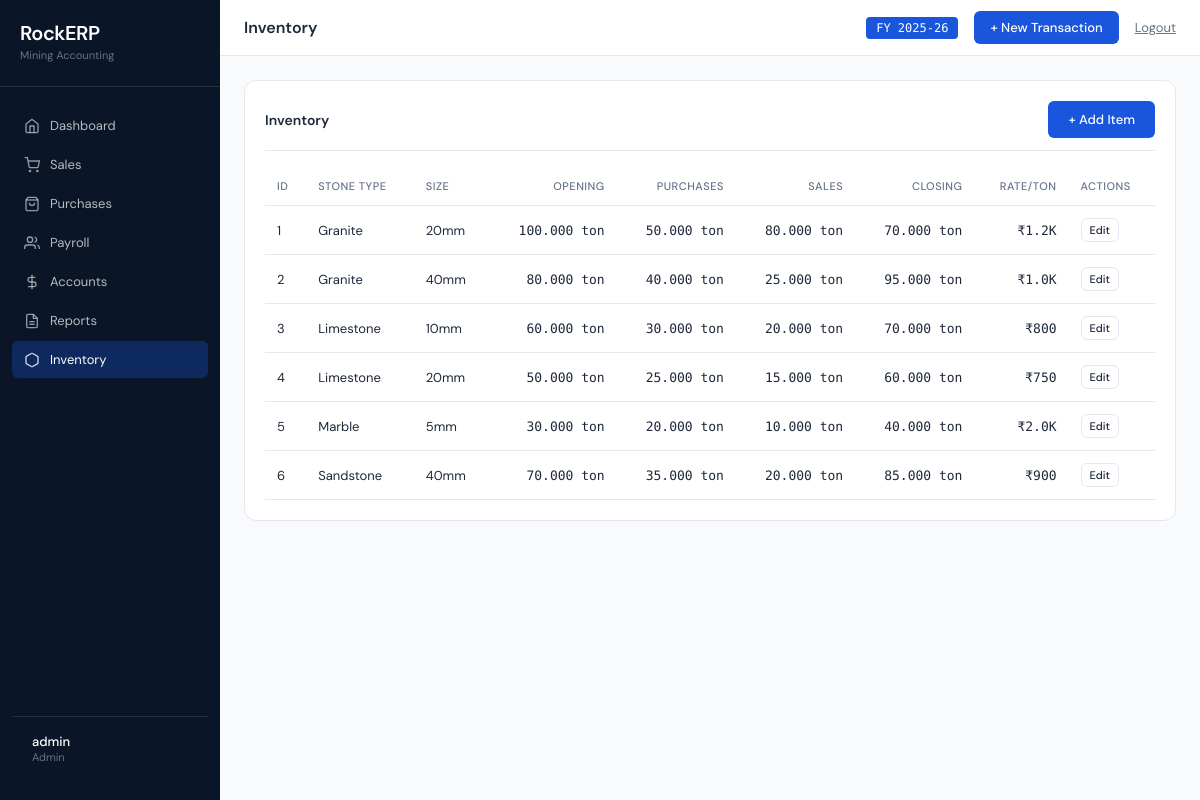
Page /inventory (signed in) on the committed database.
### models.py (models this page shows)
class Inventory(db.Model):
    id = db.Column(db.Integer, primary_key=True)
    stone_type = db.Column(db.String(50), nullable=False)
    size = db.Column(db.String(20), nullable=False)
    opening_stock = db.Column(db.Numeric(precision=15, scale=3), default=0)
    purchases = db.Column(db.Numeric(precision=15, scale=3), default=0)
    sales = db.Column(db.Numeric(precision=15, scale=3), default=0)
    closing_stock = db.Column(db.Numeric(precision=15, scale=3), default=0)
    rate_per_ton = db.Column(db.Numeric(precision=15, scale=2), default=0)
    total_cost = db.Column(db.Numeric(precision=15, scale=2), default=0)
    updated_at = db.Column(db.DateTime, default=utc_now)

### routes/inventory.py (the view)
@bp.route('/inventory')
@login_required
def index():
    items = Inventory.query.all()
    return render_template('inventory.html', items=items)

### app.py (called while the page is built)
def format_inr(value):
    if value is None:
        return '₹0'
    value = float(value)
    if value >= 10000000:
        return f'₹{value/10000000:.2f}Cr'
    elif value >= 100000:
        return f'₹{value/100000:.2f}L'
    elif value >= 1000:
        return f'₹{value/1000:.1f}K'
    else:
        return f'₹{value:.0f}'

### routes/auth_utils.py (called while the page is built)
def login_required(f):
    @wraps(f)
    def decorated_function(*args, **kwargs):
        if 'user_id' not in session:
            flash('Please log in to access this page', 'error')
            return redirect(url_for('auth.login'))
        user = db.session.get(User, session.get('user_id'))
        if user is None:
            session.clear()
            flash('Session expired. Please log in again.', 'error')
            return redirect(url_for('auth.login'))
        return f(*args, **kwargs)
    return decorated_function

### templates/inventory.html (shortened to what this page needs)
{% extends "base.html" %}
{% block page_title %}Inventory{% endblock %}
{% block content %}
<div class="card">
    <div class="card-header">
        <div class="card-title">Inventory</div>
        <a href="{{ url_for('inventory.add_item') }}" class="btn btn-primary">+ Add Item</a>
    </div>
    {% if items %}
    <table>
        <thead>
            <tr>
                <th>ID</th>
                <th>Stone Type</th>
                <th>Size</th>
                <th style="text-align: right;">Opening</th>
                <th style="text-align: right;">Purchases</th>
                <th style="text-align: right;">Sales</th>
                <th style="text-align: right;">Closing</th>
                <th style="text-align: right;">Rate/Ton</th>
                <th>Actions</th>
            </tr>
        </thead>
        <tbody>
            {% for item in items %}
            <tr>
                <td>{{ item.id }}</td>
                <td>{{ item.stone_type }}</td>
                <td>{{ item.size }}</td>
                <td class="amount">{{ item.opening_stock }} ton</td>
                <td class="amount">{{ item.purchases }} ton</td>
                <td class="amount">{{ item.sales }} ton</td>
                <td class="amount" style="font-weight: 500;">{{ item.closing_stock }} ton</td>
                <td class="amount">{{ item.rate_per_ton|format_inr }}</td>
                <td>
                    <a href="{{ url_for('inventory.edit_item', id=item.id) }}" class="btn btn-secondary" style="padding: 4px 8px; font-size: 11px;">Edit</a>
                </td>
            </tr>
            {% endfor %}
        </tbody>
    </table>
    {% endif %}
</div>
{% endblock %}

### templates/base.html (style rules this page uses)
:root { --blue: #1A56DB; --teal: #0CA678; --amber: #F59E0B; --red: #EF4444; --border: #E2E8F0; --surface: #F8FAFC; --sidebar-bg: #0A1628; --text-dark: #1E293B; --text-muted: #64748B; --white: #FFFFFF; }
* { margin: 0; padding: 0; box-sizing: border-box; }
body { font-family: 'DM Sans', sans-serif; background: var(--surface); color: var(--text-dark); display: flex; min-height: 100vh; }
.card { background: var(--white); border: 1px solid var(--border); border-radius: 12px; padding: 20px; margin-bottom: 20px; }
.card-header { display: flex; justify-content: space-between; align-items: center; margin-bottom: 16px; padding-bottom: 12px; border-bottom: 1px solid var(--border); }
.card-title { font-size: 14px; font-weight: 600; color: var(--text-dark); }
table { width: 100%; border-collapse: collapse; }
th { font-size: 11px; text-transform: uppercase; letter-spacing: 0.5px; color: var(--text-muted); font-weight: 500; text-align: left; padding: 12px; border-bottom: 1px solid var(--border); }
td { padding: 12px; border-bottom: 1px solid var(--border); font-size: 13px; }
.amount { font-family: 'DM Mono', monospace; text-align: right; }
.btn { display: inline-block; padding: 10px 20px; border-radius: 6px; font-size: 13px; font-weight: 500; text-decoration: none; cursor: pointer; border: none; transition: all 0.2s; }
.btn-primary { background: var(--blue); color: var(--white); }
.btn-secondary { background: var(--white); border: 1px solid var(--border); color: var(--text-dark); }

### rows in the picture
Inventory: id "1", stone_type "Granite", size "20mm", opening_stock "100.000", purchases "50.000", sales "80.000", closing_stock "70.000", rate_per_ton "₹1.2K"
Inventory: id "2", stone_type "Granite", size "40mm", opening_stock "80.000", purchases "40.000", sales "25.000", closing_stock "95.000", rate_per_ton "₹1.0K"
Inventory: id "3", stone_type "Limestone", size "10mm", opening_stock "60.000", purchases "30.000", sales "20.000", closing_stock "70.000", rate_per_ton "₹800"
Inventory: id "4", stone_type "Limestone", size "20mm", opening_stock "50.000", purchases "25.000", sales "15.000", closing_stock "60.000", rate_per_ton "₹750"
Inventory: id "5", stone_type "Marble", size "5mm", opening_stock "30.000", purchases "20.000", sales "10.000", closing_stock "40.000", rate_per_ton "₹2.0K"
Inventory: id "6", stone_type "Sandstone", size "40mm", opening_stock "70.000", purchases "35.000", sales "20.000", closing_stock "85.000", rate_per_ton "₹900"

### other values in the picture
{{ session.username }} "admin"
{{ session.role }} "Admin"
